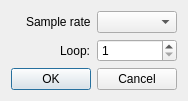
<?xml version="1.0" encoding="UTF-8"?>
<ui version="4.0">
 <class>WaveExportSettingsDialog</class>
 <widget class="QDialog" name="WaveExportSettingsDialog">
  <property name="geometry">
   <rect>
    <x>0</x>
    <y>0</y>
    <width>180</width>
    <height>100</height>
   </rect>
  </property>
  <property name="windowTitle">
   <string>WAV export settings</string>
  </property>
  <layout class="QGridLayout" name="gridLayout">
   <item row="2" column="0" colspan="2">
    <widget class="QDialogButtonBox" name="buttonBox">
     <property name="orientation">
      <enum>Qt::Horizontal</enum>
     </property>
     <property name="standardButtons">
      <set>QDialogButtonBox::Cancel|QDialogButtonBox::Ok</set>
     </property>
    </widget>
   </item>
   <item row="1" column="0" alignment="Qt::AlignRight">
    <widget class="QLabel" name="loopLabel">
     <property name="text">
      <string>Loop:</string>
     </property>
    </widget>
   </item>
   <item row="1" column="1">
    <widget class="QSpinBox" name="loopSpinBox">
     <property name="minimum">
      <number>1</number>
     </property>
    </widget>
   </item>
   <item row="0" column="0" alignment="Qt::AlignRight">
    <widget class="QLabel" name="sampleRateLabel">
     <property name="text">
      <string>Sample rate</string>
     </property>
    </widget>
   </item>
   <item row="0" column="1">
    <widget class="QComboBox" name="sampleRateComboBox"/>
   </item>
  </layout>
 </widget>
 <tabstops>
  <tabstop>sampleRateComboBox</tabstop>
  <tabstop>loopSpinBox</tabstop>
 </tabstops>
 <resources/>
 <connections>
  <connection>
   <sender>buttonBox</sender>
   <signal>accepted()</signal>
   <receiver>WaveExportSettingsDialog</receiver>
   <slot>accept()</slot>
   <hints>
    <hint type="sourcelabel">
     <x>248</x>
     <y>254</y>
    </hint>
    <hint type="destinationlabel">
     <x>157</x>
     <y>274</y>
    </hint>
   </hints>
  </connection>
  <connection>
   <sender>buttonBox</sender>
   <signal>rejected()</signal>
   <receiver>WaveExportSettingsDialog</receiver>
   <slot>reject()</slot>
   <hints>
    <hint type="sourcelabel">
     <x>316</x>
     <y>260</y>
    </hint>
    <hint type="destinationlabel">
     <x>286</x>
     <y>274</y>
    </hint>
   </hints>
  </connection>
 </connections>
</ui>
